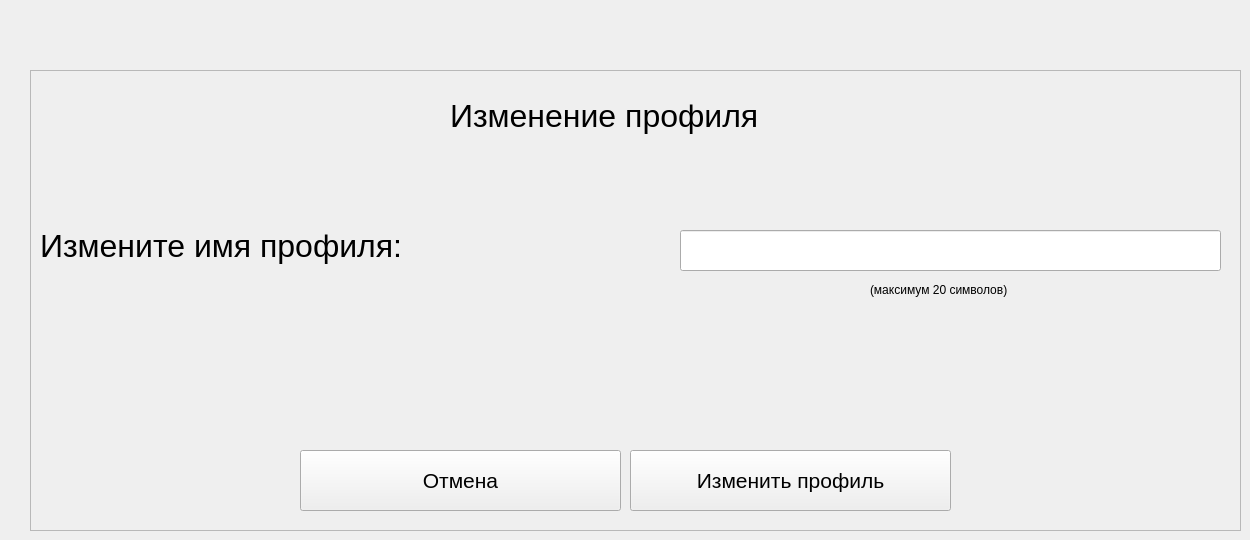
        <widget class="QWidget" name="profiles_editPlayer">
         <widget class="QFrame" name="frame_5">
          <property name="geometry">
           <rect>
            <x>30</x>
            <y>70</y>
            <width>1211</width>
            <height>461</height>
           </rect>
          </property>
          <property name="frameShape">
           <enum>QFrame::StyledPanel</enum>
          </property>
          <property name="frameShadow">
           <enum>QFrame::Raised</enum>
          </property>
          <widget class="QLabel" name="label_8">
           <property name="geometry">
            <rect>
             <x>10</x>
             <y>140</y>
             <width>511</width>
             <height>71</height>
            </rect>
           </property>
           <property name="font">
            <font>
             <pointsize>24</pointsize>
            </font>
           </property>
           <property name="text">
            <string>Измените имя профиля:</string>
           </property>
          </widget>
          <widget class="QLineEdit" name="playersProfiles_editLineEdit">
           <property name="geometry">
            <rect>
             <x>650</x>
             <y>160</y>
             <width>541</width>
             <height>41</height>
            </rect>
           </property>
           <property name="font">
            <font>
             <pointsize>16</pointsize>
            </font>
           </property>
           <property name="maxLength">
            <number>20</number>
           </property>
          </widget>
          <widget class="QLabel" name="label_9">
           <property name="geometry">
            <rect>
             <x>840</x>
             <y>210</y>
             <width>181</width>
             <height>20</height>
            </rect>
           </property>
           <property name="text">
            <string>(максимум 20 символов)</string>
           </property>
          </widget>
          <widget class="QPushButton" name="playersProfiles_editButton">
           <property name="geometry">
            <rect>
             <x>600</x>
             <y>380</y>
             <width>321</width>
             <height>61</height>
            </rect>
           </property>
           <property name="font">
            <font>
             <pointsize>16</pointsize>
            </font>
           </property>
           <property name="text">
            <string>Изменить профиль</string>
           </property>
          </widget>
          <widget class="QPushButton" name="playersProfiles_editCancel">
           <property name="geometry">
            <rect>
             <x>270</x>
             <y>380</y>
             <width>321</width>
             <height>61</height>
            </rect>
           </property>
           <property name="font">
            <font>
             <pointsize>16</pointsize>
            </font>
           </property>
           <property name="text">
            <string>Отмена</string>
           </property>
          </widget>
          <widget class="QLabel" name="label_10">
           <property name="geometry">
            <rect>
             <x>420</x>
             <y>20</y>
             <width>401</width>
             <height>51</height>
            </rect>
           </property>
           <property name="font">
            <font>
             <pointsize>24</pointsize>
            </font>
           </property>
           <property name="text">
            <string>Изменение профиля</string>
           </property>
          </widget>
         </widget>
        </widget>
